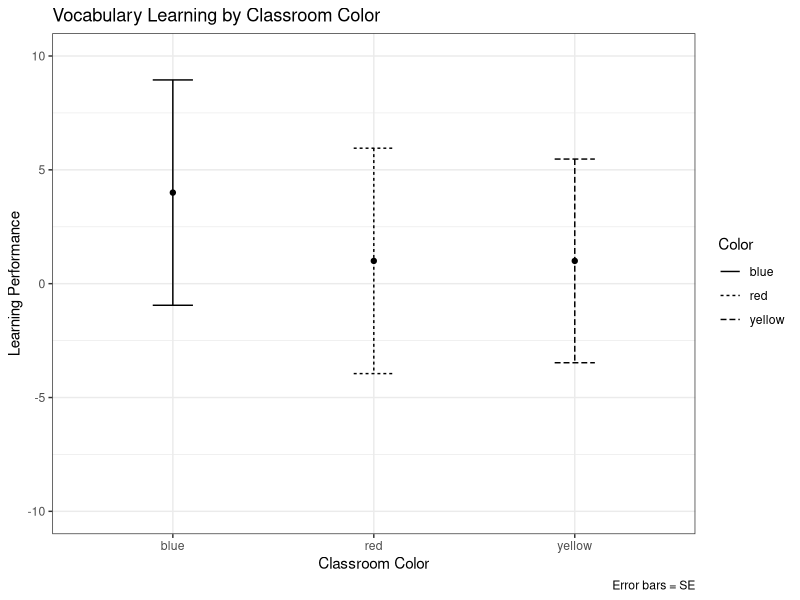
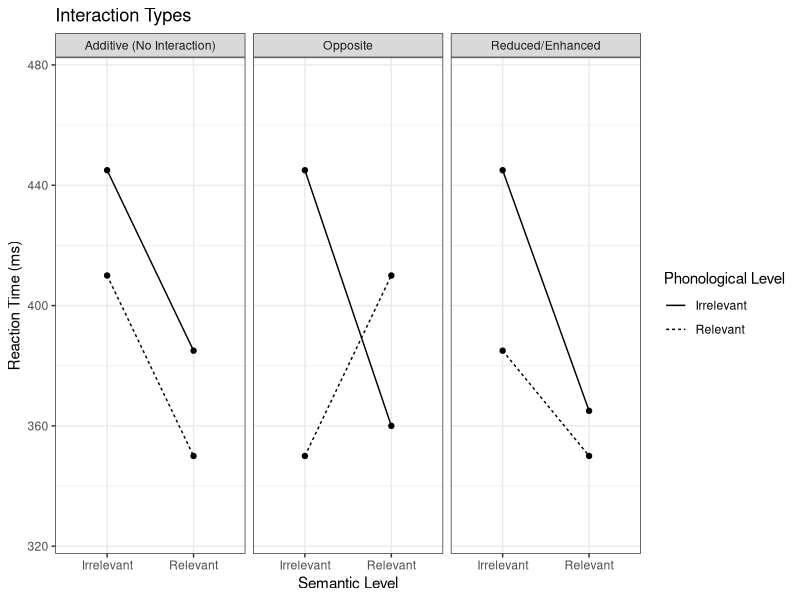
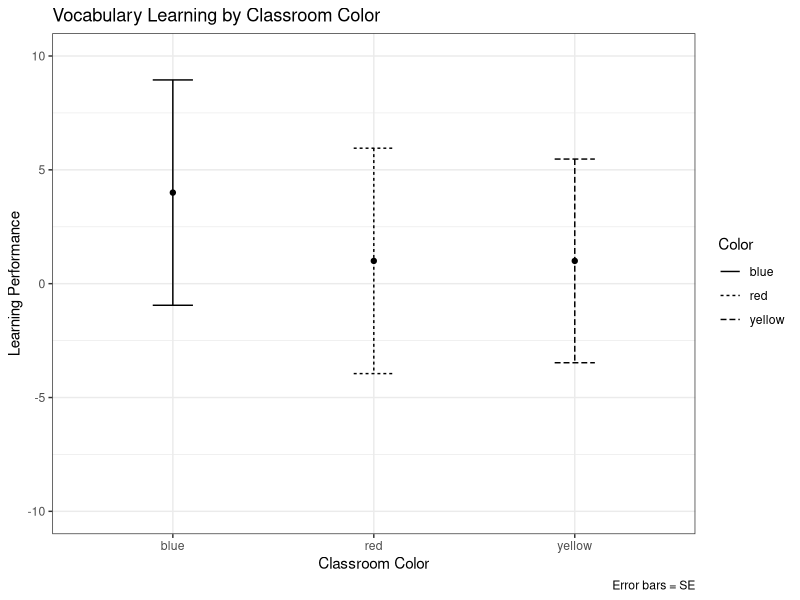
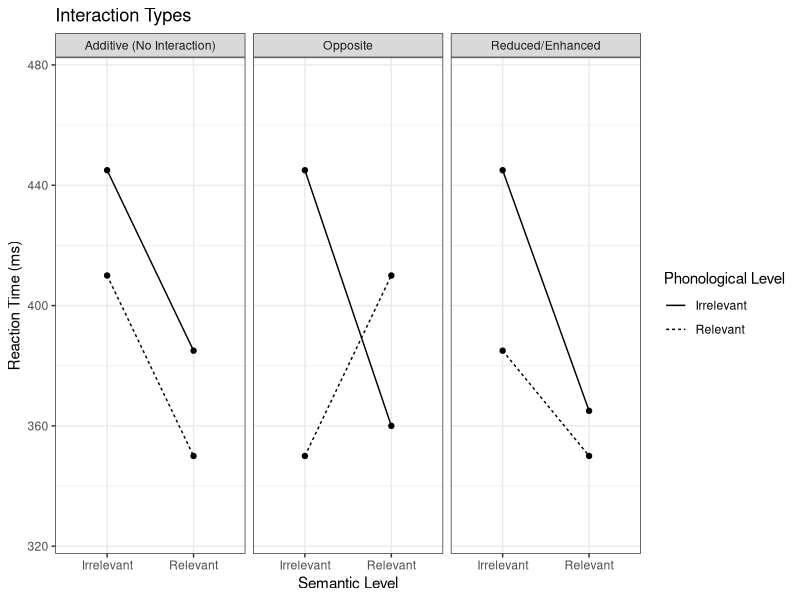
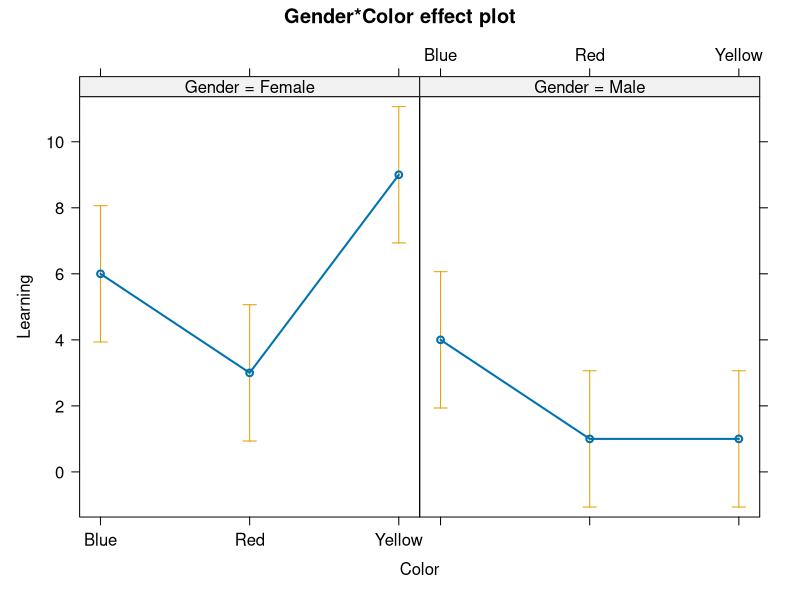

R code for these plots, in order:
# Figure 1
exp1 = read.delim("ColoredRooms.txt", header = T)

exp.avg = aggregate(Learning ~ Color, FUN = mean, data = exp1)
exp.blue = subset(exp1, Color == "blue")
blue.se = sqrt(sum(((exp.blue$Learning - mean(exp.blue$Learning)) ^ 2)) / 
                 (sd(exp.blue$Learning) / nrow(exp.blue)))
exp.red = subset(exp1, Color == "red")
red.se = sqrt(sum(((exp.red$Learning - mean(exp.red$Learning)) ^ 2)) / 
                (sd(exp.red$Learning) / nrow(exp.red)))
exp.yellow = subset(exp1, Color == "yellow")
yellow.se = sqrt(sum(((exp.yellow$Learning - mean(exp.yellow$Learning)) ^ 2)) / 
                   (sd(exp.yellow$Learning) / nrow(exp.yellow)))

exp.avg$SE = c(blue.se, red.se, yellow.se)

library(ggplot2)

ggplot(data = exp.avg, mapping = aes(x = Color, y = Learning, group = Color, linetype = Color)) +
  geom_point() +
  geom_errorbar(mapping = aes(ymin = Learning - SE, ymax = Learning + SE), width = 0.2)  +
  scale_y_continuous(limits = c(-10, 10)) +
  labs(title = "Vocabulary Learning by Classroom Color", x = "Classroom Color", 
       y = "Learning Performance", caption = "Error bars = SE") +
  theme_bw()

ggsave(filename = "ch9.figure1.png", height = 900, width = 1200, units = "px",
       dpi = 200)

# Figure 2
library(ggplot2)

semphon.1 = data.frame(SemRel = c(rep("Irrelevant", 2), 
                                  rep("Relevant",2  )), 
                       PhonRel = rep(c("Irrelevant", "Relevant"),2), 
                       RT = c(445, 410, 385, 350),
                       InteractType = rep("Additive (No Interaction)", 4))

semphon.2 = data.frame(SemRel = c(rep("Irrelevant", 2), 
                                  rep("Relevant",2  )), 
                       PhonRel = rep(c("Irrelevant", "Relevant"),2), 
                       RT = c(445, 385, 365, 350),
                       InteractType = rep("Reduced/Enhanced", 4))

semphon.3 = data.frame(SemRel = c(rep("Irrelevant", 2), 
                                  rep("Relevant",2  )), 
                       PhonRel = rep(c("Irrelevant", "Relevant"),2), 
                       RT = c(445, 350, 360, 410),
                       InteractType = rep("Opposite", 4))

semphon = rbind(semphon.1, semphon.2, semphon.3)

ggplot(data = semphon, aes(x = SemRel, y = RT, 
                             group = PhonRel, linetype = PhonRel)) +
  geom_line()+
  geom_point()+
  scale_y_continuous(limits = c(325, 475)) +
  facet_grid(~ InteractType) +
  labs(title = "Interaction Types", x = "Semantic Level", 
       y = "Reaction Time (ms)", 
       linetype = "Phonological Level") + 
  theme_bw()

ggsave(filename = "ch9.figure2.png", height = 900, width = 1800, units = "px",
       dpi = 200)

# Figure 3
exp2 = read.delim("ColoredRooms2.txt", header = T)
colorgender.aov = aov(Learning ~ Gender * Color, data = exp2) 

png(filename = "ch9.figure3.png", height = 900, width = 1200, units = "px",
    res = 200)

library(effects)			
colorgender.ef = allEffects(colorgender.aov)	
plot(colorgender.ef) 

dev.off()
